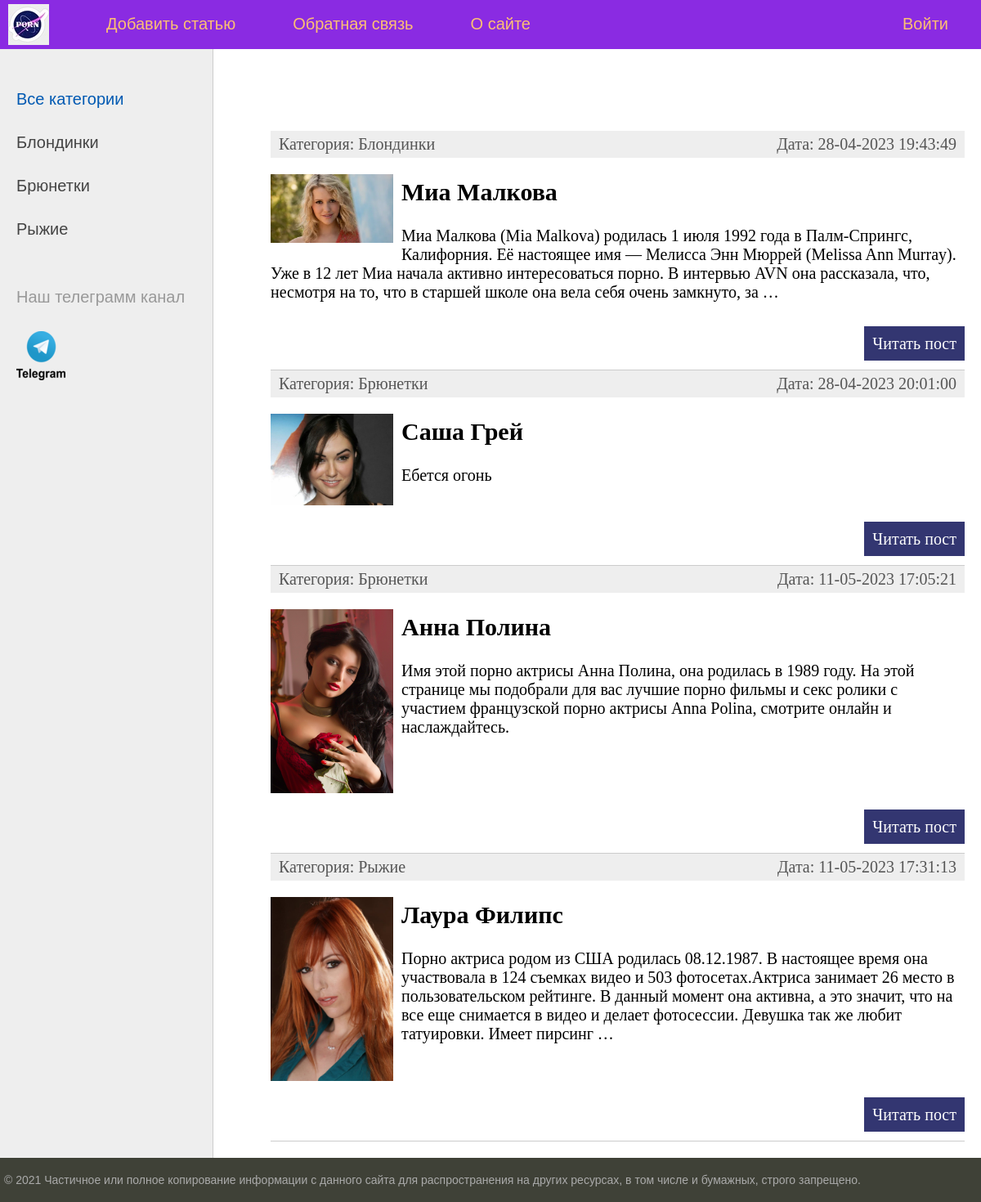
Before: / with the older database file.
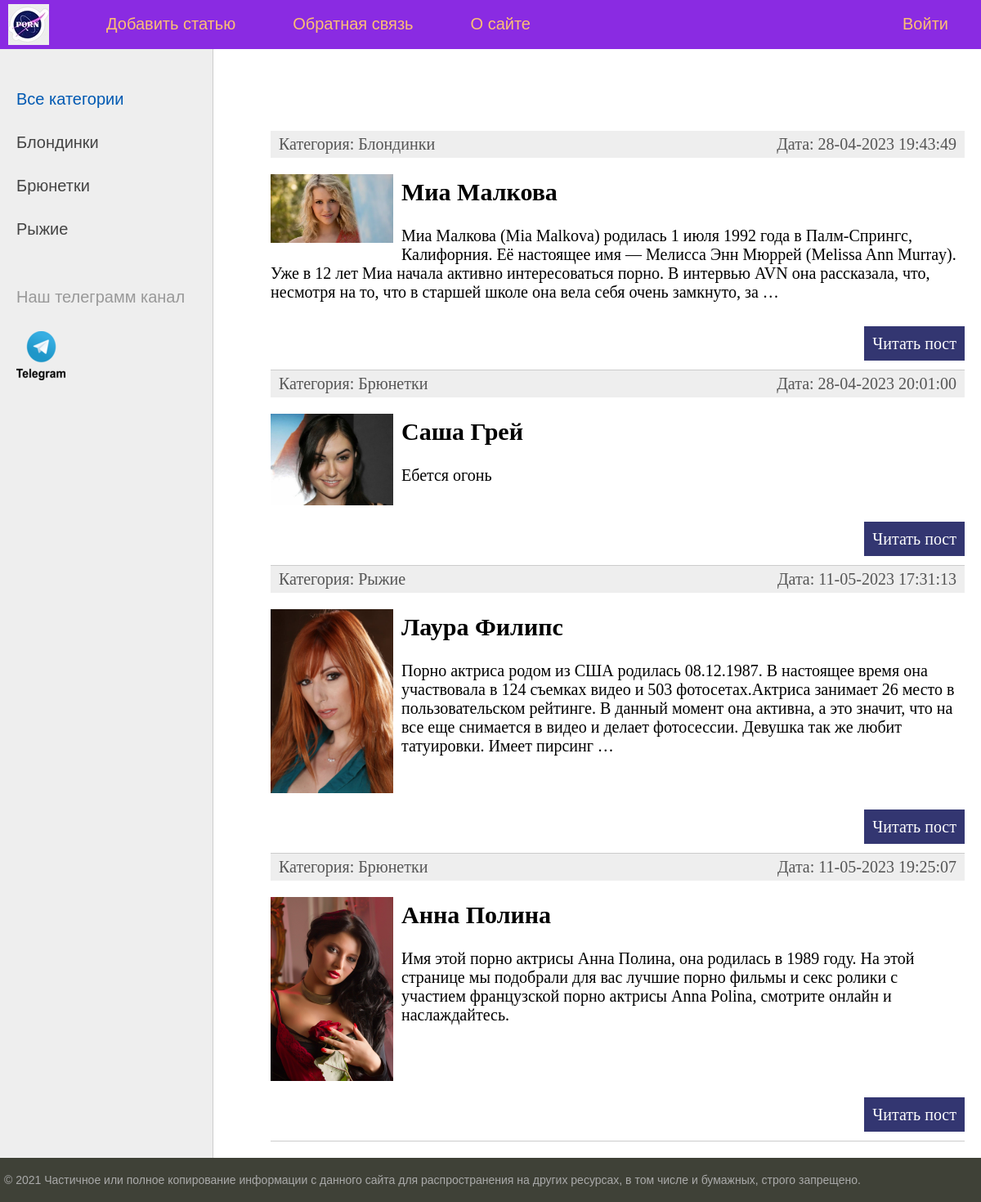
After: the same page with the newer database file.
### women/models.py (models this page shows, shortened)
class Category(models.Model):
    name = models.CharField(max_length=100, db_index=True, verbose_name='Категория')
    slug = models.SlugField(max_length=255, unique=True, db_index=True, verbose_name="URL")
    def __str__(self):
        return self.name
    def get_absolute_url(self):
        return reverse('category', kwargs={'cat_slug': self.slug})
    class Meta:
        verbose_name = 'Категория'
        verbose_name_plural = 'Категории'
        ordering = ['id']

class Women(models.Model):
    title = models.CharField(max_length=255, verbose_name="Заголовок")
    slug = models.SlugField(max_length=255, unique=True, db_index=True, verbose_name="URL")
    content = models.TextField(blank=True, verbose_name='Текст статьи')
    photo = models.ImageField(upload_to="photos/%Y/%m/%d", verbose_name='Фото')
    time_create = models.DateTimeField(auto_now_add=True, verbose_name='Время создания')
    time_update = models.DateTimeField(auto_now=True, verbose_name='Время изменения')
    is_published = models.BooleanField(default=True, verbose_name='Публикация')
    cat = models.ForeignKey('Category', on_delete=models.PROTECT, verbose_name='Категория')
    def get_absolute_url(self):
        return reverse('post', kwargs={'post_slug': self.slug})
    class Meta:
        verbose_name = 'Порно звезды'
        verbose_name_plural = 'Порно звезды'
        ordering = ['time_create', 'title']

### women/views.py (the view)
# urls.py: path('', index, name='home'),
def index(request):
    posts = Women.objects.all()
    context = {
        'posts': posts,
        'menu': menu,
        'title': 'Главная страница',
        'cat_selected': 0,
    }
    return render(request, 'women/index.html', context=context)

### women/templatetags/women_tags.py (called while the page is built)
@register.inclusion_tag('women/list_categories.html')
def show_categories(sort=None, cat_selected=0):
    if not sort:
        cats = Category.objects.all()
    else:
        cats = Category.objects.order_by(sort)
    return {"cats": cats, "cat_selected": cat_selected}

### women/templates/women/index.html (shortened to what this page needs)
{% extends 'women/base.html' %}
{% block content %}
<ul class="list-articles">
	{% for p in posts %}
			<li><div class="article-panel">
	<p class="first">Категория: {{p.cat}}</p>
	<p class="last">Дата: {{p.time_update|date:"d-m-Y H:i:s"}}</p			>
</div>
{% if p.photo %}
	<p><img class="img-article-left thumb" src="{{p.photo.url}}"></p>
{% endif %}
			<h2>{{p.title}}</h2>
	{% autoescape on %}
	{{p.content|linebreaks|truncatewords:50}}
	{% endautoescape %}
			<p class="link-read-post"><a href="{{ p.get_absolute_url }}">Читать пост</a></p>
			</li>
	{% endfor %}
</ul>
{% endblock %}

### women/templates/women/list_categories.html
{% for c in cats %}
	{% if c.pk == cat_selected %}
		<li class="selected">{{c.name}}</li>
	{% else %}
		<li><a href="{{ c.get_absolute_url }}">{{c.name}}</a> </li>
	{% endif %}
{% endfor %}

Changed rows visible on the page:
removed Women: cat "Брюнетки", time_update "11-05-2023 17:05:21", photo (picture), title "Анна Полина", content "Имя этой порно актрисы Анна Полина, она родилась в 1989 году. На этой странице мы подобрали для вас лучшие порно фильмы и секс ролики с участием французской порно актрисы Anna Polina, смотрите онлайн и наслаждайтесь."
added Women: cat "Брюнетки", time_update "11-05-2023 19:25:07", photo (picture), title "Анна Полина", content "Имя этой порно актрисы Анна Полина, она родилась в 1989 году. На этой странице мы подобрали для вас лучшие порно фильмы и секс ролики с участием французской порно актрисы Anna Polina, смотрите онлайн и наслаждайтесь."
